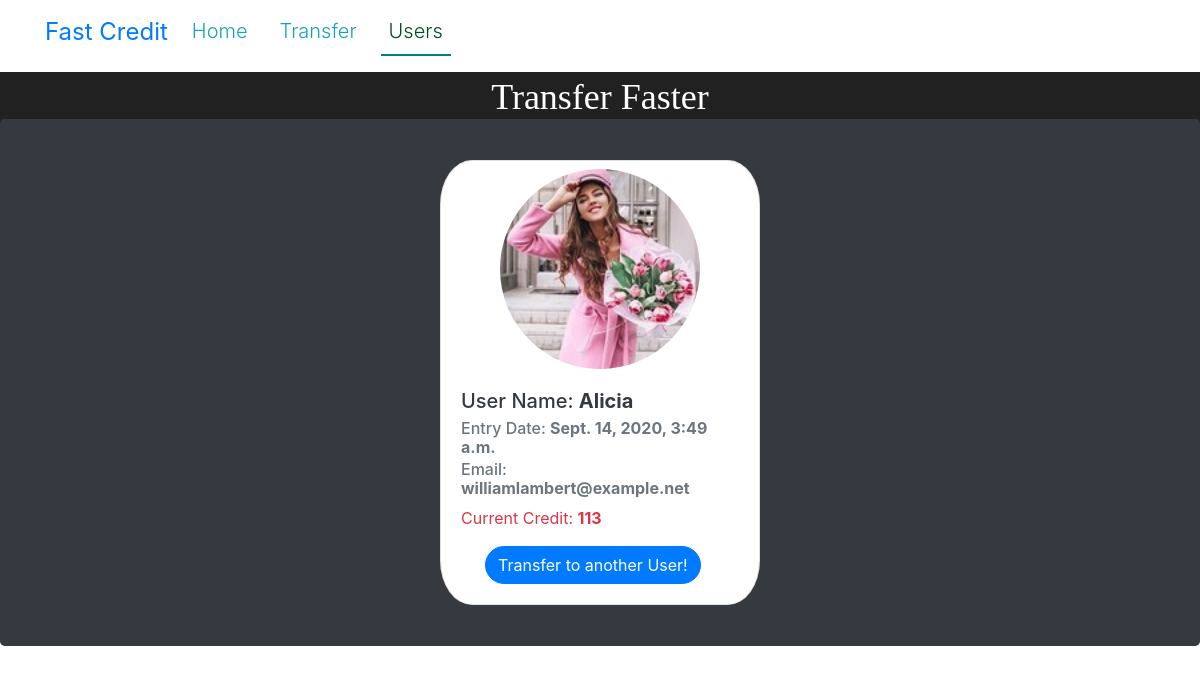
The page /users/4 on the database its author committed.
### creditApp/models.py (models this page shows, shortened)
class User_table(models.Model):
    username = models.CharField(max_length=200)
    email = models.EmailField()
    currentCredit = models.IntegerField()
    date_added = models.DateTimeField(default=datetime.now , blank= True)
    id = models.AutoField(primary_key=True)
    image = models.ImageField(upload_to="photos/%Y/%m/%d")

### creditApp/views.py (the view)
# urls.py: path('<int:id>',views.get_individual,name='individual'),
def  get_individual(request,id):
    individual = get_object_or_404(User_table,pk=id)
    context={
        'individual': individual
    }
    return render(request,'creditApp/individual.html',context=context)

### creditApp/templates/creditApp/individual.html
{% extends 'creditApp/base.html'%}
{% block content %}
<div class="jumbotron  bg-dark " style="margin: -2% 0% -3% 0%;">
    <div class="card mx-auto" style="width: 20rem;margin: -2% 0% -2% 0%;border-radius: 10%; ">
        <div class="rec-circle mx-auto mt-2">
            <img  src="{{individual.image.url}}" class="card-img-top " alt="">
        </div>
        <div class="card-body">
          <h5 class="card-title text-dark " >User Name: <span class="font-weight-bolder">{{individual.username}}</span></h5>
          <h6 class="card-subtitle mb-2 text-muted">Entry Date: <span  class="font-weight-bolder">{{individual.date_added}}</span></h6>
          <h6 class="card-subtitle mb-2 text-muted">Email:  <span class="font-weight-bolder">{{individual.email}}</span></h6>
          <p class="card-text text-danger ">Current Credit: <span  class="font-weight-bolder" >{{individual.currentCredit}}</span></p>
          <a href="# " class="btn btn-primary mx-4 rounded-pill lead">Transfer to another User!</a>
        </div>
      </div>
</div>
{% endblock %}

### creditApp/static/creditApp/main.css (style rules this page uses)
.rec-circle { width: 200px; height: 200px; }
.rec-circle img { width: auto; border-radius: 50%; height: 100%; }

### rows shown on the page
User_table: image (picture), username "Alicia", date_added "Sept. 14, 2020, 3:49 a.m.", email "williamlambert@example.net", currentCredit "113"
